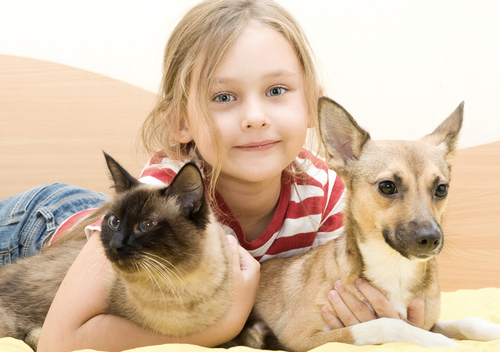
#> input picture Laboratorio-13/perro-gato-niña.jpg, 500 x 352 px
$ jupyter execute Laboratorio-13.ipynb
#> lines starting #> are read from the running program, lines starting #| are printed output that depends on the picture
# Laboratorio 13
## Computación Gráfica - OpenCV

Importamos la librerías necesarias

[cell 1]
import cv2
import numpy as np
import matplotlib.pyplot as plt
import os

Variables de color

[cell 2]
azul = (255, 0, 0)
verde = (0, 255, 0)
rojo = (0, 0, 255)
cyan = (102, 102, 255)

Funciones auxiliares

[cell 3]
# Función para dibujar un pentágono

def drawPentagono(img, x, y, tam, color) -> None:
    cv2.line(img, (x, y-tam), (x-tam, y-20), color, 5)
    cv2.line(img, (x-tam, y-20), (x-tam+20, y+tam), color, 5)
    cv2.line(img, (x-tam+20, y+tam), (x+tam-20, y+tam), color, 5)
    cv2.line(img, (x+tam-20, y+tam), (x+tam, y-20), color, 5)
    cv2.line(img, (x+tam, y-20), (x, y-tam), color, 5)

# Función para obtener parámetros para un rectángulo

# [4 lines left out: function getParamsRec, not called in this run]

pi = 3.14
def getAreaCircle(r):
    return pi*r*r

def getAreaPentag():
    return (5/2)*400

def getAreaRect(a, b, c, d):
    return (c-a)*(d-b)

## Actividades

Primero se leerá la imagen orginal

[cell 4]
original_image = cv2.imread('perro-gato-niña.jpg', 1)
#> original_image is the input picture: shape (352, 500, 3); mean B, G, R 161.9, 186, 210.1
cv2.imshow('Imagen original', original_image)

cv2.waitKey(0)
cv2.destroyAllWindows()

### 1. Cambie el tipo de color a RGB

Lo primero será revisar el orden de los canales de nuestra imagen para luego mostrarla. Después cambiaremos la convención a RGB y también la mostraremos, esto para apreiar las diferencias.

[cell 5]
# Original

c1 = original_image[:,:,0]
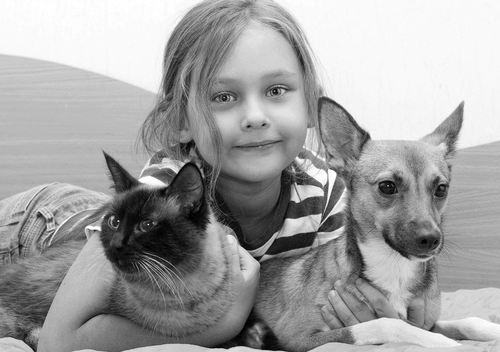
#> c1: shape (352, 500); min 0, max 255, mean 161.9
c2 = original_image[:,:,1]
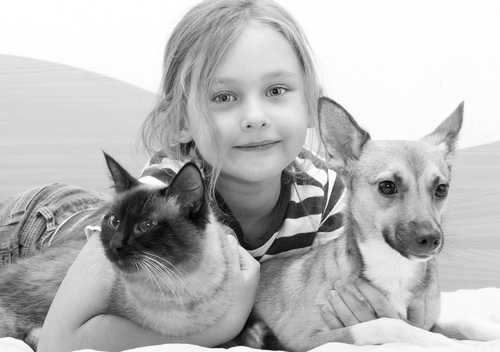
#> c2: shape (352, 500); min 0, max 255, mean 186
c3 = original_image[:,:,2]
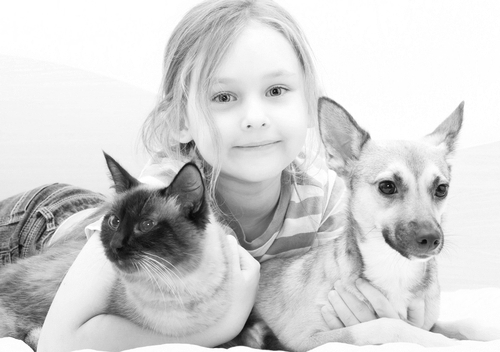
#> c3: shape (352, 500); min 4, max 255, mean 210.1
cv2.imshow('IMAGEN ORIGINAL Convención-BGR', np.hstack([c1, c2, c3]))
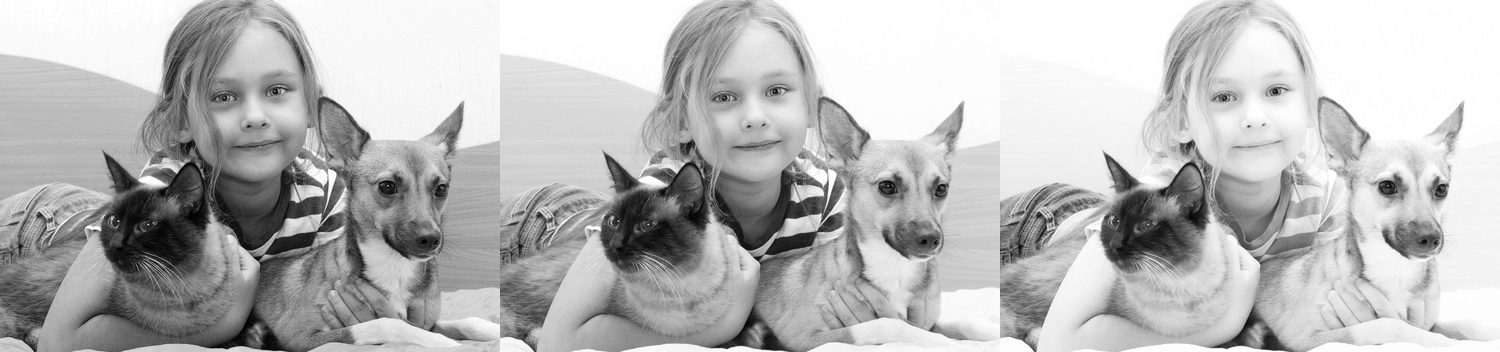
#> window 'IMAGEN ORIGINAL Convención-BGR': shape (352, 1500); min 0, max 255, mean 186

# Aquí la pasaremos a RGB

img_rgb = cv2.cvtColor(original_image, cv2.COLOR_BGR2RGB)
cr1 = img_rgb[:,:,0]
cr2 = img_rgb[:,:,1]
cr3 = img_rgb[:,:,2]
cv2.imshow('IMAGEN PASADA A RGB', np.hstack([cr1, cr2, cr3]))
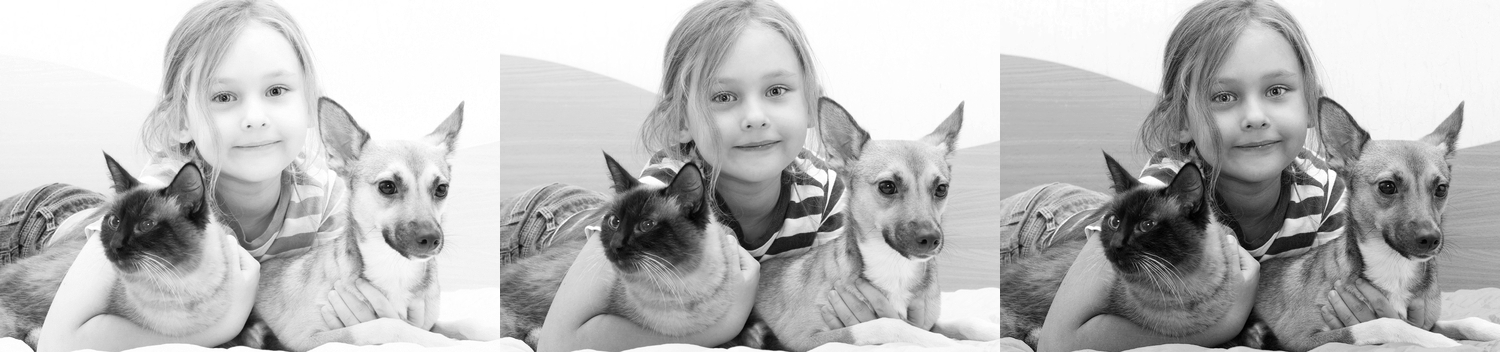
#> window 'IMAGEN PASADA A RGB': shape (352, 1500); min 0, max 255, mean 186

cv2.waitKey(0)
cv2.destroyAllWindows()

### 2. Hagan girar la imagen
Aquí usaremos lo visto en teoría, la matriz de rotación. Crearemos una imagen aparte para trabajar con una copia. Para este fin usaremos la función cv2.rotate definida en cv2 y la rotaremos en 180 grados.

[cell 6]
# Copiamos la imagen a temp

temp_image = original_image
imagen_rotada = cv2.rotate(temp_image, cv2.ROTATE_180)
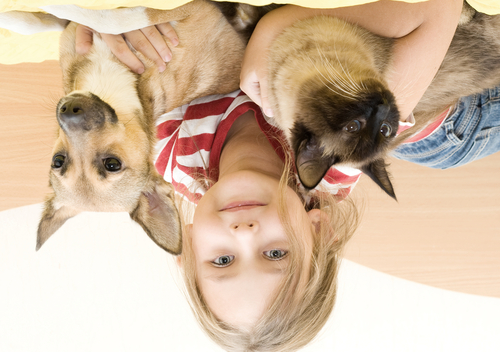
#> imagen_rotada: shape (352, 500, 3); mean B, G, R 161.9, 186, 210.1

# Rotamos la imagen

cv2.imshow('Imagen ROTADA 180 grados', imagen_rotada)

cv2.waitKey(0)
cv2.destroyAllWindows()

### 3. Dibujen un círculo sobre las caras de dicha figura y agreguen un texto que describa qué es

Aquí podremos usar la función cv2.circle y coordenadas para dibujar el círculo. Adicionalmente a eso usaré puText de opencv.

[cell 7]
# Creamos una copia donde trabajar

for_draw = original_image.copy()

for_draw = cv2.circle(for_draw, (250, 100), 60, azul, 2)
cv2.putText(for_draw, 'Persona', (190, 180), cv2.FONT_HERSHEY_SIMPLEX, 1, azul, 2)

for_draw = cv2.circle(for_draw, (150, 230), 60, verde, 2)
cv2.putText(for_draw, 'Gato', (110,310), cv2.FONT_HERSHEY_SIMPLEX, 1, verde, 2)

for_draw = cv2.circle(for_draw, (400, 200), 60, rojo, 2)
cv2.putText(for_draw, 'Perro', (360, 280), cv2.FONT_HERSHEY_SIMPLEX, 1, rojo, 2)
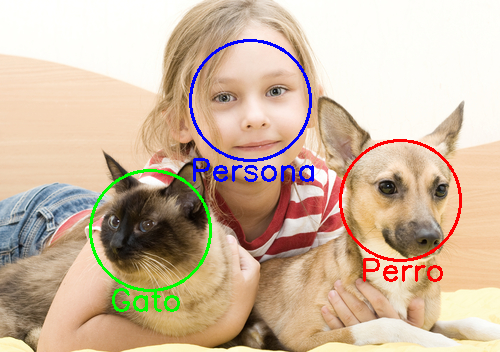
#> for_draw: shape (352, 500, 3); mean B, G, R 160.6, 183.2, 206.3

cv2.imshow('Imagen con CIRCULOS', for_draw)

cv2.waitKey(0)
cv2.destroyAllWindows()

### 4. Guarden la figura con los círculos dibujados y el texto generado

Ahora se tomará la imagen 'for_draw' y la guardaremos usando cv2.write()

[cell 8]
cv2.imwrite('fig_text_circle.jpg', for_draw)
#> Out = True

### 5. En una imagen distinta al anterior creen una pentágono sobre las caras de las figuras y agreguen un texto que describa que es

[cell 9]
for_pentag = original_image.copy()

drawPentagono(for_pentag, 250, 100, 60, azul)
cv2.putText(for_pentag, 'Persona', (190, 180), cv2.FONT_HERSHEY_SIMPLEX, 1, azul, 2)
#> for_pentag: shape (352, 500, 3); mean B, G, R 164.1, 182.4, 205.7

drawPentagono(for_pentag, 150, 230, 60, verde)
cv2.putText(for_pentag, 'Gato', (110,310), cv2.FONT_HERSHEY_SIMPLEX, 1, verde, 2)
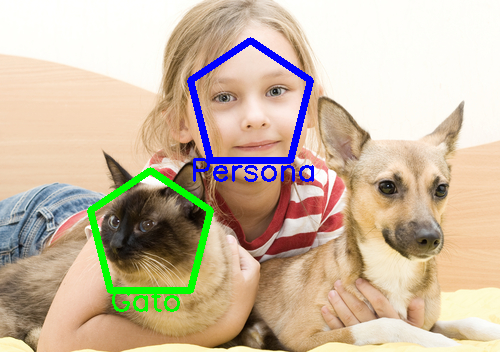
#> for_pentag: shape (352, 500, 3); mean B, G, R 162.1, 184.4, 202.5

drawPentagono(for_pentag, 400, 200, 60, rojo)
cv2.putText(for_pentag, 'Perro', (360, 280), cv2.FONT_HERSHEY_SIMPLEX, 1, rojo, 2)
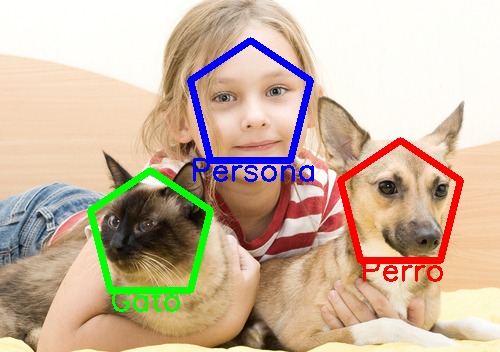
#> for_pentag: shape (352, 500, 3); mean B, G, R 159.2, 180.9, 203.1

cv2.imshow('Imagen con PENTÁGONOS', for_pentag)

cv2.waitKey(0)
cv2.destroyAllWindows()

Ahora guardaremos la imagen

[cell 10]
cv2.imwrite('fig_text_pentag.jpg', for_pentag)
#> Out = True

### 6. Creen un programa que permita dibujar diferentes tipos de figuras geométricas con el uso de eventos de mouse para poder hacer dibujos y luego guarden la imagen.

Se necesitan algunas funciones adicionales

[cell 11]
# [15 lines left out: function draw, not called in this run]

#### Teclas habilitadas y funciones:
CLICK DERECHO: Círculo

CLICK IZQUIERDO: Pentágono

DOBLE CLICK EN SCROLL: Rectángulo

CLICK SCROLL: Ellipse

[cell 12]
# Hacemos una copia de la imagen

img_mouse_draw = original_image.copy()

cv2.namedWindow('Ventana para dibujar')
cv2.setMouseCallback('Ventana para dibujar', draw)

while True:
    cv2.imshow('Ventana para dibujar', img_mouse_draw)
    if cv2.waitKey(1) & 0xFF == ord("q"):
#> (key q is pressed here)
        break

cv2.destroyAllWindows()

Ahora guardamos la imagen 'img_mouse_draw'

[cell 13]
cv2.imwrite('img_mouse_draw.jpg', img_mouse_draw)
#> Out = True

### 7. Modifiquen el programa para agregar funciones adicionales

Como se vio en la actividad 6, opencv incluye funciones para un dibujo automático, esto fue añadido a unas implementaciones propias. Ahora extenderemos esta funcionalidades haciendolas más interactivas.

#### ¿Qué se añadirá?

- Aumentar el tamaño de los objetos
- Disminuir el tamaño
- Indicador flotante del tamaño actual
- Areas para los objetos cada vez que cambian
- Contador de objetos

#### Indicaciones

- Círculo Negro: Tamaño
- Circulo Rojo: Contador

Se necesitan algunas funciones adicionales

[cell 14]
class Ratio:
    radio = 20
    def moreRadio(self):
        self.radio = self.radio + 3
    # [5 lines left out: function minusRadio, not called in this run]

[cell 15]
class Counter:
    count = 0
    def addItem(self):
        self.count = self.count + 1

[cell 16]
# [29 lines left out: function draw_extended, not called in this run]

[cell 17]
# Hacemos una copia de la imagen

img_mouse_draw_extend = original_image.copy()

cv2.namedWindow('Ventana para dibujar Extendido')
cv2.setMouseCallback('Ventana para dibujar Extendido', draw_extended)

r = Ratio()
c = Counter()
while True:
    cv2.circle(img_mouse_draw_extend,(40,40),30,(0,0,0),-1)
    cv2.circle(img_mouse_draw_extend,(450,40),30,(0,0,255),-1)
    rar = str(r.radio)
    cou = str(c.count)
    cv2.putText(img_mouse_draw_extend, rar, (22, 50), cv2.FONT_HERSHEY_SIMPLEX, 1, (255,255,255), 3)
    cv2.putText(img_mouse_draw_extend, cou, (440, 50), cv2.FONT_HERSHEY_SIMPLEX, 1, (255,255,255), 3)
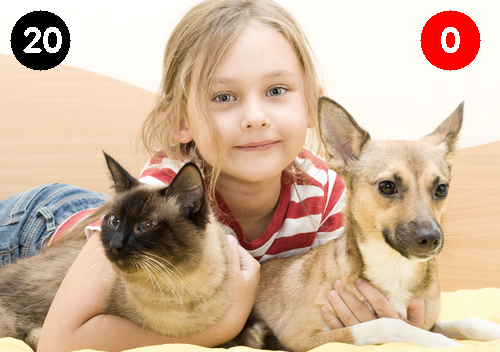
#> img_mouse_draw_extend: shape (352, 500, 3); mean B, G, R 155.2, 179.1, 206.9
    cv2.imshow('Ventana para dibujar Extendido', img_mouse_draw_extend)
    if cv2.waitKey(1) & 0xFF == ord("q"):
#> (key q is pressed here)
        break

cv2.destroyAllWindows()

Por último guardamos la imagen generada

[cell 18]
cv2.imwrite('img_mouse_draw_extend.jpg', img_mouse_draw_extend)
#> Out = True
